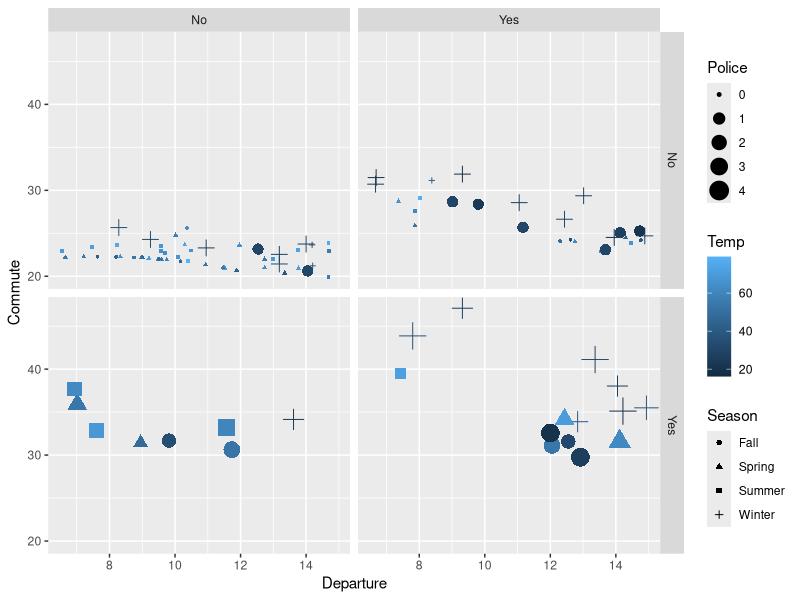
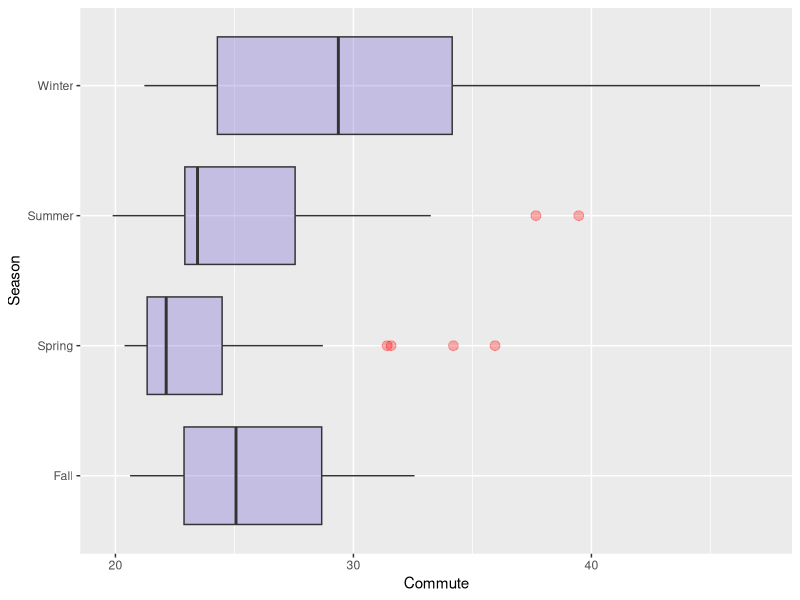
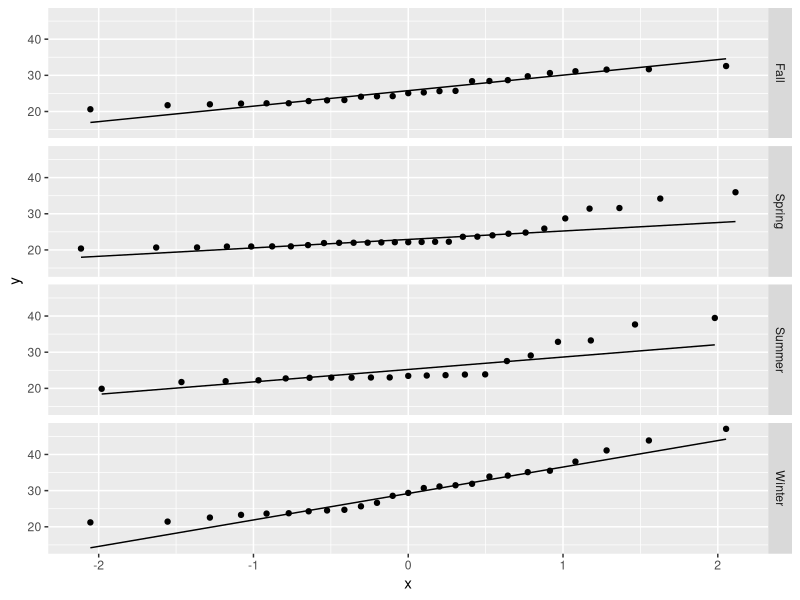
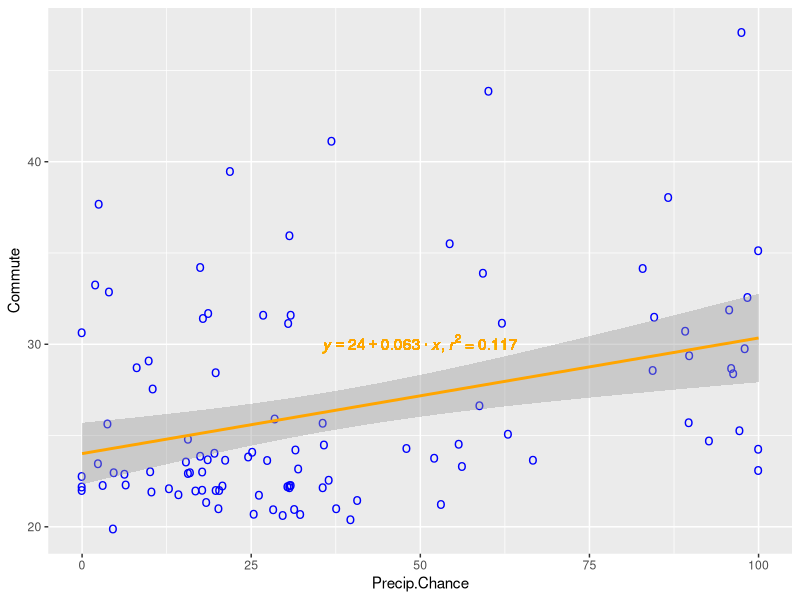
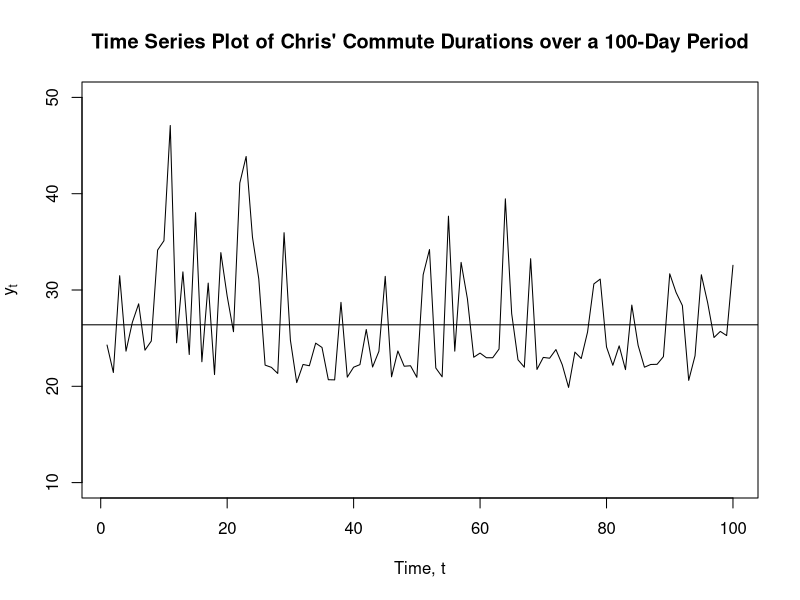
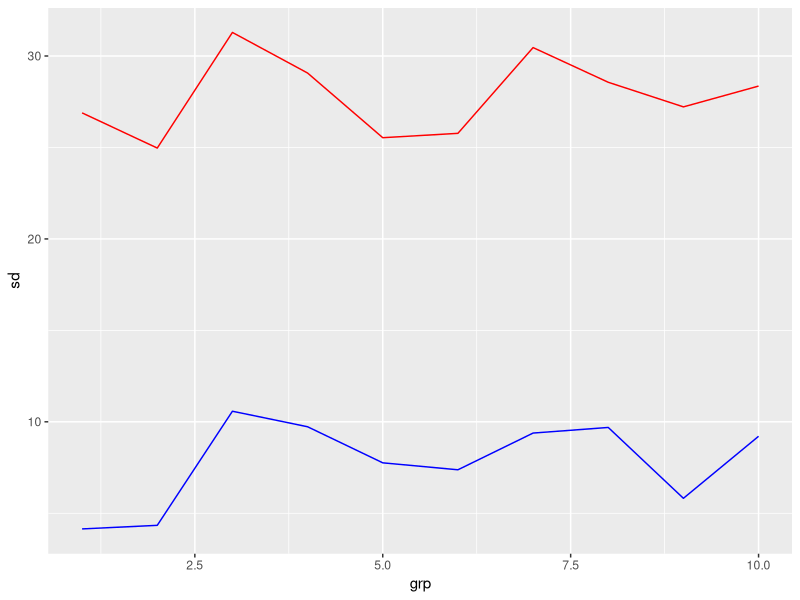

Write the R code that produced these figures, in order.
## ---- chunk 1
knitr::opts_chunk$set(echo = TRUE)
## ---- chunk 2
library(dplyr)
library(tidyr)
library(ggplot2)
commute_data <- read.csv("Commute-data.csv")
commute_test_data <- read.csv("Commute-test-data.csv")
## ---- chunk 3
ggplot(commute_data, aes(x=Departure, 
                         y=Commute, 
                         col=Temp, 
                         size=Police,
                         shape=Season)) + 
  geom_point() +
  facet_grid(rows=vars(Accident), cols=vars(Precip))

## ---- chunk 4
ggplot(commute_data, aes(x=Commute, y=as.factor(Season))) + 
  geom_boxplot(fill="slateblue", alpha=.3,
              outlier.colour="red",
              outlier.fill="red",
              outlier.size=3) +
  ylab("Season")
## ---- chunk 5
ggplot(commute_data, aes(sample = Commute)) +
  stat_qq() +
  stat_qq_line() + facet_grid(rows = vars(Season))
## ---- chunk 6
model <- lm(formula=Commute ~ Precip.Chance,data=commute_data)
summary(model)
## ---- chunk 7
# Format model details for graph line label.
lm_eqn <- function(m){
    eq <- substitute(italic(y) == a + b %.% italic(x)*","~italic(r)^2~"="~r2, 
         list(a = format(unname(coef(m)[1]), digits = 2),
              b = format(unname(coef(m)[2]), digits = 2),
             r2 = format(summary(m)$r.squared, digits = 3)))
    as.character(as.expression(eq));
}

## ---- chunk 8

ggplot(commute_data, aes(x=Precip.Chance, y=Commute)) +
  geom_point(col='blue', shape='o', size=4) +
  stat_smooth(method = lm, col="orange", show.legend = TRUE ) +
  geom_text(x=50,y=30, label=lm_eqn(model), parse=TRUE, col='orange')
## ---- chunk 9
model <- lm(formula=Commute ~ Departure+Temp+Precip.Chance+Police,
            data=commute_data)
summary(model)
## ---- chunk 10
full_model <- lm(formula=Commute ~ Departure+Temp+Precip.Chance+Police,
            data=commute_data)
reduced_model <- lm(formula=Commute ~ Departure+Temp,
            data=commute_data)
anova(reduced_model, full_model)

## ---- chunk 11
library(tseries) #install the package if not already
plot.ts(commute_data$Commute, xlab="Time, t", 
        ylab=expression("y"["t"]), ylim=c(10,50), 
        main="Time Series Plot of Chris' Commute Durations over a 100-Day Period")
abline(mean(commute_data$Commute), 0) #mean of the distribution
## ---- chunk 12
commute_test_data %>%
  group_by(grp = as.integer(gl(n(), 10, n()))) %>%
  summarise(mean=mean(Commute), sd = sd(Commute)) %>%
  ggplot(aes(x=grp)) +
  geom_line(aes(y=sd), col='blue')+
  geom_line(aes(y=mean), col='red') +
   theme(
    legend.position = c(.95, .95),
    legend.justification = c("right", "top"),
    legend.box.just = "right",
    legend.margin = margin(6, 6, 6, 6)
    )
## ---- chunk 13



